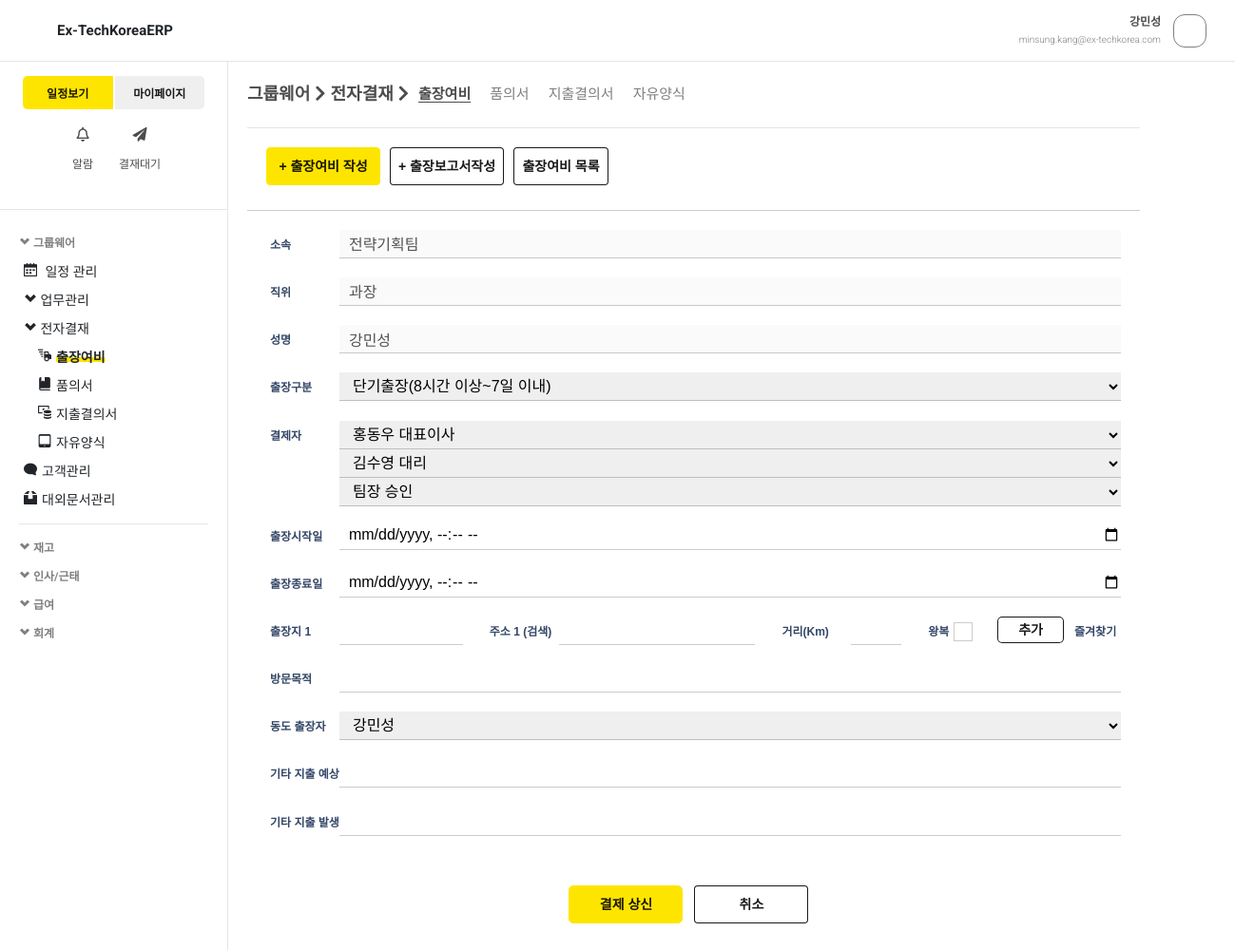
The page /groupware/upper_travel_insult (signed in) on the database its author committed.
### users/models.py (models this page shows, shortened)
class User(core_models.TimeStampedModel, AbstractUser):
    user_number = models.CharField(max_length=20, blank=True, null=True) #사원번호
    name_en = models.CharField(max_length=120, blank=True, null=True) #영문 이름
    people_number = models.CharField(max_length=20, blank=True, null=True) #주민등록번호
    team_code = models.CharField(max_length=10, blank=True, null=True) #부서코드
    level = models.CharField(max_length=10, blank=True, null=True) #직급
    staff_level = models.IntegerField(default=99) #직급
    phone = models.CharField(max_length=120, blank=True, null=True) # 모바일
    address = models.CharField(max_length=200, blank=True, null=True) #주소
    comment = models.CharField(max_length=200, blank=True, null=True) #적요
    avatar = models.ImageField(upload_to="avatars", blank=True, null=True) #사진
    account_pic = models.ImageField(upload_to="account", blank=True, null=True) #통장사본
    people_card = models.ImageField(upload_to="people_card", blank=True, null=True) #주민등록증 사본
    poeple_papper = models.ImageField(upload_to="poeple_papper", blank=True, null=True) #등본 사본
    date_in = models.DateField(blank=True, null=True) #입사일
    date_type = models.CharField(max_length=20, blank=True, null=True) #입사구분
    date_out = models.DateField(blank=True, null=True) #퇴사일
    out_comment = models.CharField(max_length=200, blank=True, null=True) #퇴사사유
    bank = models.CharField(max_length=20, blank=True, null=True) #은행
    account = models.CharField(max_length=50, blank=True, null=True) #계좌번호
    account_ower = models.CharField(max_length=120, blank=True, null=True) #예금주
    graduation = models.CharField(max_length=120, blank=True, null=True) #학력사항
    cert = models.CharField(max_length=100, blank=True, null=True) #자격/면허
    language = models.CharField(max_length=100, blank=True, null=True) #외국어
    car_number = models.CharField(max_length=100, blank=True, null=True) #차량번호
    car_type = models.CharField(max_length=100, blank=True, null=True) #차종
    car_cc = models.CharField(max_length=100, blank=True, null=True) #배기량(cc)
    car_oil = models.CharField(max_length=100, blank=True, null=True) #연료의 종류
    car_auth_km = models.CharField(max_length=100, blank=True, null=True) #공인 연비
    car_real_km = models.CharField(max_length=100, blank=True, null=True) #실제 연비

### groupware/views.py (the view, shortened to what this page needs)
# urls.py: path("upper_travel_insult", views.upper_travel_insult_View.as_view(), name="upper_travel_insult"), # 전자결재 > 출장여비 작성
class upper_travel_insult_View(FormView):
    form_class = forms.TravelInsertForm
    template_name = "groupware/upper_travel_insult.html"
    success_url = reverse_lazy("groupware:upper_travel_list")
    def get_context_data(self, **kwargs):
        user_list = users_models.User.objects.all()
        context = super(upper_travel_insult_View, self).get_context_data(**kwargs)
        context["nav_main"] = "그룹웨어"
        context["nav_sub_1"] = "전자결재"
        context["nav_sub_2"] = "출장여비"
        context["nav_sub_3"] = "출장여비작성"
        context["user_list"] = user_list
        return context

### templates/groupware/upper_travel_insult.html (shortened to what this page needs)
{% extends "base.html" %}
{% load static i18n %}
{% block content_nav %}
    <div class="content_nav">
        <div class="location">그룹웨어 <i class="fas fa-chevron-right"></i> 전자결재 <i class="fas fa-chevron-right"></i> </div>
        <div class="nav">
            <div class="nav_item active" role="button" onclick="location.href='{% url 'groupware:upper_travel_list' %}'">출장여비</div>
            <div class="nav_item" role="button" onclick="location.href='{% url 'groupware:upper_buy_list' %}'">품의서</div>
            <div class="nav_item" role="button" onclick="location.href='{% url 'groupware:upper_pay_list' %}'">지출결의서</div>
            <div class="nav_item" role="button" onclick="location.href='{% url 'groupware:upper_free_list' %}'">자유양식</div>
        </div>
    </div>
{% endblock %}
{% block content %}
<div class="content_row d-flex valign_center">
  <div class="{% if nav_sub_3 == '출장여비작성' %} btn_outline_black_active {% else %} btn_outline_black {% endif %} w_50" role="button" style="width:120px; border-radius: 4px; margin-right:10px;" onclick="location.href='{% url 'groupware:upper_travel_insult' %}'">+ 출장여비 작성</div>
  <div class="{% if nav_sub_3 == '출장보고서작성' %} btn_outline_black_active {% else %} btn_outline_black {% endif %} w_50" role="button" style="width:120px; border-radius: 4px; margin-right:10px;" onclick="location.href='{% url 'groupware:upper_travel_report' %}'">+ 출장보고서작성</div>
  <div class="{% if nav_sub_3 == '출장여비리스트' %} btn_outline_black_active {% else %} btn_outline_black {% endif %} w_50" role="button" style="width:100px; border-radius: 4px; margin-right:10px;" onclick="location.href='{% url 'groupware:upper_travel_list' %}'">출장여비 목록</div>
</div>
<div class="content_row_line">
</div>
<form method="POST" enctype="multipart/form-data" id="insert_form" autocomplete="off" >
  <div class="content_row">
    <div class="row mb-3">
      <div class="col-md-1">
        <label for="team_code">소속</label>
      </div>
      <div class="col-md-11">
        <input type="text" id="team_code" name="team_code" value="{{user.team_code}}" disabled>
      </div>
    </div>
    <div class="row mb-3">
      <div class="col-md-1">
        <label for="level">직위</label>
      </div>
      <div class="col-md-11">
        <input type="text" id="level" name="level" value="{{user.level}}" disabled>
      </div>
    </div>
    <div class="row mb-3">
      <div class="col-md-1">
        <label for="username">성명</label>
      </div>
      <div class="col-md-11">
        <input type="text" id="username" name="username" value="{{user.username}}" disabled>
      </div>
    </div>
    <div class="row mb-3">
      <div class="col-md-1">
        <label for="type">출장구분</label>
      </div>
      <div class="col-md-11">
        <select name="type" id="type">
          <option value="단기출장" selected>단기출장(8시간 이상~7일 이내)</option>
        </select>
      </div>
    </div>
    <div class="row mb-3">
      <div class="col-md-1">
        <label for="acceptor_1">결제자</label>
      </div>
      <div class="col-md-11">
        <select id="acceptor_1" name="acceptor_1">
          {% for user in user_list %}
            {% if user.staff_level == 0 %}
              <option value="{{user.pk}}">{{user.username}} {{user.level}}</option>
            {% endif %}
          {% endfor %}
        </select>
        <select id="acceptor_2" name="acceptor_2">
          {% for user in user_list %}
            {% if user.staff_level == 3 %}
              <option value="{{user.pk}}">{{user.username}} {{user.level}}</option>
            {% endif %}
          {% endfor %}
        </select>
        <select id="acceptor_3" name="acceptor_3">
          <option selected>팀장 승인</option>
        </select>
      </div>
    </div>
    <div class="row mb-3">
      <div class="col-md-1">
        <label for="start_date">출장시작일</label>
      </div>
      <div class="col-md-11">
        <input type="datetime-local" id="start_date" name="start_date">
      </div>
    </div>
    <div class="row mb-3">
      <div class="col-md-1">
        <label for="end_date">출장종료일</label>
      </div>
      <div class="col-md-11">
        <input type="datetime-local" id="end_date" name="end_date">
      </div>
    </div>
    <div class="row mb-3">
      <div class="col-md-1">
        <label for="location">출장지 1</label>
      </div>
      <div class="col-md-2">
          <input type="text" id="location_1" name="location_1">
      </div>
      <div class="col-md-1">
        <label for="address" id="address_1_search">주소 1 (검색)</label>
      </div>
      <div class="col-md-3">
          <input type="text" id="address_1" name="address_1">
      </div>
      <div class="col-md-1">
        <label for="km_1" id="address_1_search">거리(Km)</label>
      </div>
      <div class="col-md-1">
        <input type="text" id="km_1" name="km_1">
      </div>
      <div class="col-md-1" style="display: flex;">
        <label for="reback_1" style="width:50%">왕복</label> <input type="checkbox" id="reback_1" name="reback_1">
      </div>
      <div class="col-md-1">
        <div role="button" onclick="showRow()" class="btn_outline_black" style="width:70px; padding:2px;">추가</div>
      </div>
      <div class="col-md-1">
        <label id="favor_1" onclick="showPopup_1();">즐겨찾기</label>
      </div>
    </div>
    <div class="row mb-3">
      <div class="col-md-1">
        <label for="why">방문목적</label>
      </div>
      <div class="col-md-11">
          <input type="text" id="why" name="why">
      </div>
    </div>
    <div class="row mb-3">
      <div class="col-md-1">
        <label for="witness">동도 출장자</label>
      </div>
      <div class="col-md-11">
        <select id="witness" name="witness">
          {% for user in user_list%}
            <option value="{{user.username}}">{{user.username}}</option>
          {% endfor %}
        </select>
      </div>
    </div>
    <div class="row mb-3">
      <div class="col-md-1">
        <label for="eatandother_pay">기타 지출 예상 금액</label>
      </div>
      <div class="col-md-11">
        <input type="text" id="eatandother_pay" name="eatandother_pay">
      </div>
    </div>
    <div class="row mb-3">
      <div class="col-md-1">
        <label for="eatandother_comment">기타 지출 발생 사유</label>
      </div>
      <div class="col-md-11">
        <input type="text" id="eatandother_comment" name="eatandother_comment">
      </div>
    </div>
    <div class="row mt-5">
      <div class="col-md-4">
      </div>
      <div class="col-md-4 text-center">
        <div class="d-flex" style="justify-content: center;">
          <div role="button" class="btn_outline_black_active" onclick="document.getElementById('insert_form').submit(); this.onclick=null;">결제 상신</div>
          <div class="btn_outline_black w_50" role="button" style="width:120px; border-radius: 4px; margin-right:10px; margin-left:10px;">취소</div>
        </div>
      </div>
      <div class="col-md-4" style="margin-bottom:100px;">
       </div>
    </div>
  </div>
</form>
{% endblock %}

### templates/base.html (shortened to what this page needs)
{% load static i18n %}
<!DOCTYPE html>
<html lang="kr">
<head>
    <link rel="stylesheet" href="https://use.fontawesome.com/releases/v5.15.4/css/all.css">
    <link href="https://cdn.jsdelivr.net/npm/bootstrap@5.1.3/dist/css/bootstrap.min.css" rel="stylesheet">
    <link rel="stylesheet" href="{% static 'css/style.css'%}">
    <link rel="stylesheet" href="{% static 'css/card.css'%}">
    <link href="{% static 'css/nucleo-icons.css'%}" rel="stylesheet">
</head>
<body>
    <div class="top">
        <div class="top__logo" role="button" onclick="location.href='{% url 'core:index' %}'">
            Ex-TechKorea<b>ERP</b>
        </div>
        <div class="top__login">
            <div clas="top__login__box">
                <div class="top__login__id">
                    {{user.username}}
                </div>
                <div class="top__login__email">
                    {{user.email}}
                </div>
            </div>
            <div class="top__login__img">
            </div>
        </div>
    </div>
    <div class="main">
        <div class="nav_menu">
            <div class="nav_menu__top_box">
                <div class="nav_menu__top_box__left" role="button" onclick="location.href='{% url 'schedules:group_schedule' %}'">
                    <span>일정보기</span>
                </div>
                <div class="nav_menu__top_box__right" role="button" onclick="location.href='{% url 'users:mypage' %}'">
                    마이페이지
                </div>
            </div>
            <div class="nav_menu__top_icon_box">
                <div class="nav_menu__top_icon_box__icon" role="button">
                    <i class="far fa-bell"></i><p>알람</p>
                </div>
                <div class="nav_menu__top_icon_box__icon" role="button" onclick="location.href='{% url 'users:ready'%}'">
                    <i class="fas fa-paper-plane"></i><p>결재대기</p>
                </div>
            </div>
            <div class="nav_menu__menugroup">
                <div class="nav_menu__menugroup_main" data-toggle="collapse" href="#nav_menu_1" role="button" aria-expanded="true">
                    <i class="ni ni-bold-down"></i> 그룹웨어
                </div>
                    <div id="nav_menu_1" class="collapse nav_menu__menugroup_sub {% if nav_main == '그룹웨어' %} show {% endif %}">
                        <div class="nav_menu__menugroup_sub__item"> <i class="ni ni-calendar-grid-58 mr-5"></i> 일정 관리 </div>
                        <div class="collapse show nav_menu__menugroup_sub__item" data-toggle="collapse" href="#nav_menu_1_sub_1" role="button" aria-expanded="false"> <i class="ni ni-bold-down"></i> 업무관리</div>
                        <div class="collapse show nav_menu__menugroup_sub__item" data-toggle="collapse" href="#nav_menu_1_sub_2" role="button" aria-expanded="false"> <i class="ni ni-bold-down"></i> 전자결재</div>
                            <div id="nav_menu_1_sub_2" class="collapse {% if nav_sub_1 == '전자결재' %} show {% endif %}">
                                <div class="nav_menu__menugroup_sub_sub__item {% if nav_sub_2 == '출장여비' %} active {% endif %}" role="button" onclick="location.href='{% url 'groupware:upper_travel_list' %}'"><i class="ni ni-delivery-fast mr-5"></i>출장여비</div>
                                <div class="nav_menu__menugroup_sub_sub__item {% if nav_sub_2 == '품의서' %} active {% endif %}" role="button" onclick="location.href='{% url 'groupware:upper_buy_list' %}'"><i class="ni ni-book-bookmark mr-5"></i>품의서</div>
                                <div class="nav_menu__menugroup_sub_sub__item {% if nav_sub_2 == '지출결의서' %} active {% endif %}" role="button" onclick="location.href='{% url 'groupware:upper_pay_list' %}'"><i class="ni ni-money-coins mr-5"></i>지출결의서</div>
                                <div class="nav_menu__menugroup_sub_sub__item {% if nav_sub_2 == '자유양식' %} active {% endif %}" role="button" onclick="location.href='{% url 'groupware:upper_free_list' %}'"><i class="ni ni-tablet-button mr-5"></i>자유양식</div>
                            </div>
                        <div class="nav_menu__menugroup_sub__item {% if nav_sub_1 == '고객관리' %} active {% endif %}" role="button" onclick="location.href='{% url 'groupware:customer_care_list' %}'""><i class="ni ni-chat-round mr-5"></i>고객관리</div>
                        <div class="nav_menu__menugroup_sub__item {% if nav_sub_1 == '대외문서관리' %} active {% endif %}" role="button" onclick="location.href='{% url 'groupware:letter_box_list' %}'""><i class="ni ni-box-2 mr-5"></i>대외문서관리</div>
                    </div>
                <div class="nav_menu__menugroup_main" data-toggle="collapse" href="#nav_menu_2" role="button" aria-expanded="true">
                    <i class="ni ni-bold-down"></i> 재고
                </div>
                <div class="nav_menu__menugroup_main" data-toggle="collapse" href="#nav_menu_3" role="button" aria-expanded="true">
                    <i class="ni ni-bold-down"></i> 인사/근태
                </div>
                <div class="nav_menu__menugroup_main" data-toggle="collapse" href="#nav_menu_4" role="button" aria-expanded="true">
                    <i class="ni ni-bold-down"></i> 급여
                </div>
                <div class="nav_menu__menugroup_main" data-toggle="collapse" href="#nav_menu_5" role="button" aria-expanded="true">
                    <i class="ni ni-bold-down"></i> 회계
                </div>
            </div>
        </div>
        <div class="content">
        {% block content_nav %}
        {% endblock %}
        {% block content %}
        {% endblock %}
        </div>
    </div>
</body>
</html>

### rows shown on the page
User: username "강민성", email "minsung.kang@ex-techkorea.com", team_code "전략기획팀", level "과장"

### other values the page prints
form field acceptor_1 "홍동우 대표이사"
form field acceptor_2 "김수영 대리"
form field witness "강민성"
